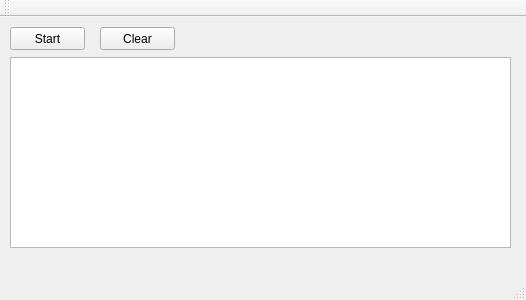
<?xml version="1.0" encoding="UTF-8"?>
<ui version="4.0">
 <class>MainWindow</class>
 <widget class="QMainWindow" name="MainWindow">
  <property name="geometry">
   <rect>
    <x>0</x>
    <y>0</y>
    <width>526</width>
    <height>300</height>
   </rect>
  </property>
  <property name="windowTitle">
   <string>MainWindow</string>
  </property>
  <widget class="QWidget" name="centralWidget">
   <widget class="QPushButton" name="pushButton">
    <property name="geometry">
     <rect>
      <x>10</x>
      <y>10</y>
      <width>75</width>
      <height>23</height>
     </rect>
    </property>
    <property name="text">
     <string>Start</string>
    </property>
   </widget>
   <widget class="QTextEdit" name="textEdit">
    <property name="geometry">
     <rect>
      <x>10</x>
      <y>40</y>
      <width>501</width>
      <height>191</height>
     </rect>
    </property>
   </widget>
   <widget class="QPushButton" name="ClearButton">
    <property name="geometry">
     <rect>
      <x>100</x>
      <y>10</y>
      <width>75</width>
      <height>23</height>
     </rect>
    </property>
    <property name="text">
     <string>Clear</string>
    </property>
   </widget>
  </widget>
  <widget class="QMenuBar" name="menuBar">
   <property name="geometry">
    <rect>
     <x>0</x>
     <y>0</y>
     <width>526</width>
     <height>23</height>
    </rect>
   </property>
  </widget>
  <widget class="QToolBar" name="mainToolBar">
   <attribute name="toolBarArea">
    <enum>TopToolBarArea</enum>
   </attribute>
   <attribute name="toolBarBreak">
    <bool>false</bool>
   </attribute>
  </widget>
  <widget class="QStatusBar" name="statusBar"/>
 </widget>
 <layoutdefault spacing="6" margin="11"/>
 <resources/>
 <connections/>
</ui>
